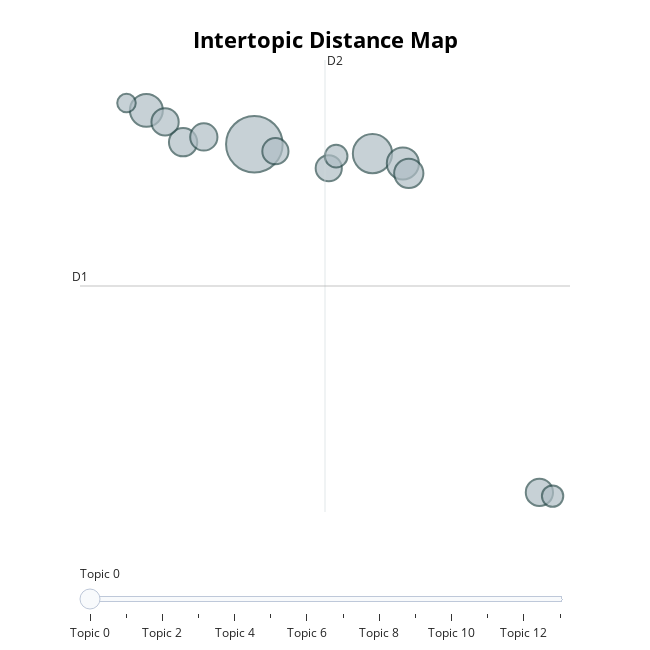
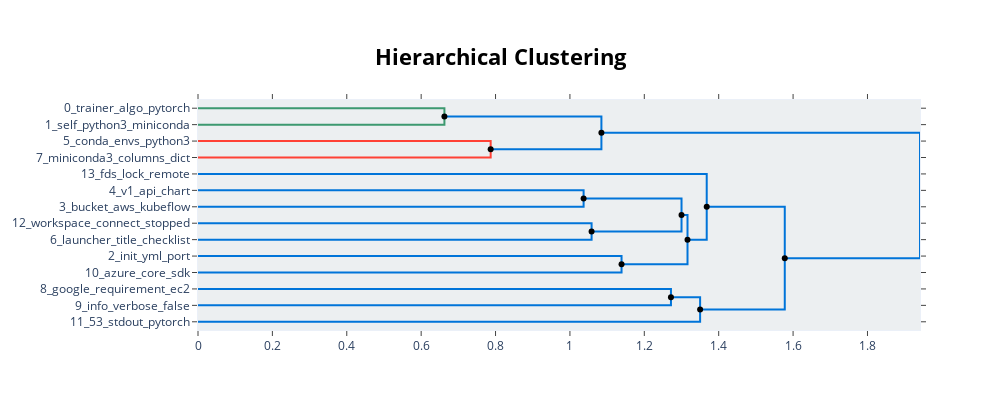
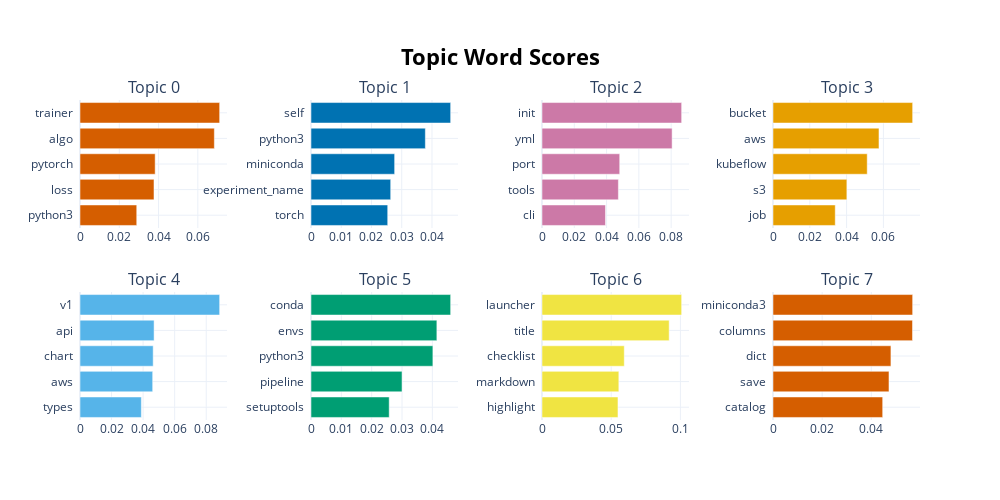

The code cell stored with these charts, in order, in its notebook:
### Code cell
from sentence_transformers import SentenceTransformer
from umap import UMAP
from hdbscan import HDBSCAN
from sklearn.feature_extraction.text import TfidfVectorizer
from bertopic.vectorizers import ClassTfidfTransformer
from bertopic import BERTopic

# Step 1 - Extract embeddings
embedding_model = SentenceTransformer("all-mpnet-base-v2")

# Step 2 - Reduce dimensionality
umap_model = UMAP(n_neighbors=15, n_components=5, min_dist=0.0, metric='cosine')

# Step 3 - Cluster reduced embeddings
hdbscan_model = HDBSCAN(min_cluster_size=5, metric='euclidean', cluster_selection_method='eom', prediction_data=True)

# Step 4 - Tokenize topics
vectorizer_model = TfidfVectorizer(min_df=3, stop_words="english")

# Step 5 - Create topic representation
ctfidf_model = ClassTfidfTransformer()

# All steps together
topic_model = BERTopic(
  embedding_model=embedding_model,    # Step 1 - Extract embeddings
  umap_model=umap_model,              # Step 2 - Reduce dimensionality
  hdbscan_model=hdbscan_model,        # Step 3 - Cluster reduced embeddings
  vectorizer_model=vectorizer_model,  # Step 4 - Tokenize topics
  ctfidf_model=ctfidf_model,          # Step 5 - Extract topic words
  diversity=0.5,                      # Step 6 - Diversify topic words
  verbose=True
)

df_issues = pd.read_json(os.path.join(path_labeling_issue, 'issues_preprocessed_with_code.json'))
topic_model = topic_model.fit(df_issues['Issue_content_preprocessed'].tolist())
topic_model.get_topic_info()
topic_model.visualize_topics()
topic_model.visualize_documents(df_issues['Issue_content_preprocessed'].tolist())
hierarchical_topics = topic_model.hierarchical_topics(df_issues['Issue_content_preprocessed'].tolist())
topic_model.visualize_hierarchy(hierarchical_topics=hierarchical_topics)
topic_model.visualize_barchart()
topic_model.visualize_heatmap()
topic_model.visualize_term_rank(log_scale=True)
topic_model.save(os.path.join(path_labeling_issue_native_code, 'topic_model'))

### Figure 1 — Plotly figure (JSON) as saved in the notebook; plotly's stock layout.template omitted (floating-point values rounded to 4 significant figures)
{"data": [{"customdata": [[0, "trainer | algo | pytorch | loss | python3", 56], [1, "self | python3 | miniconda | experiment_name | torch", 27], [2, "init | yml | port | tools | cli", 19], [3, "bucket | aws | kubeflow | s3 | job", 18], [4, "v1 | api | chart | aws | types", 15], [5, "conda | envs | python3 | pipeline | setuptools", 14], [6, "launcher | title | checklist | markdown | highlight", 13], [7, "miniconda3 | columns | dict | save | catalog", 13], [8, "google | requirement | ec2 | python3 | auth", 13], [9, "info | verbose | false | display | experiment_name", 12], [10, "azure | core | sdk | telemetry | artifacts", 12], [11, "53 | stdout | pytorch | org | torch", 9], [12, "workspace | connect | stopped | screenshots | instance", 8], [13, "fds | lock | remote | git | dagshub", 6]], "hovertemplate": "<b>Topic %{customdata[0]}</b><br>Words: %{customdata[1]}<br>Size: %{customdata[2]}", "legendgroup": "", "marker": {"color": "#B0BEC5", "line": {"color": "DarkSlateGrey", "width": 2}, "size": [56, 27, 19, 18, 15, 14, 13, 13, 13, 12, 12, 9, 8, 6], "sizemode": "area", "sizeref": 0.035, "symbol": "circle"}, "mode": "markers", "name": "", "orientation": "v", "showlegend": false, "type": "scatter", "x": [-2.445, -0.8596, -3.895, -0.4517, -0.3724, -3.402, 1.381, -3.644, -3.124, -2.163, -1.447, -1.348, 1.558, -4.162], "xaxis": "x", "y": [11.74, 11.29, 13.35, 10.82, 10.35, 11.83, -4.874, 12.8, 12.08, 11.4, 10.59, 11.17, -5.051, 13.7], "yaxis": "y"}], "layout": {"annotations": [{"showarrow": false, "text": "D1", "x": -4.786, "y": 4.973, "yshift": 10}, {"showarrow": false, "text": "D2", "x": -1.497, "xshift": 10, "y": 15.75}], "height": 650, "hoverlabel": {"bgcolor": "white", "font": {"family": "Rockwell", "size": 16}}, "legend": {"itemsizing": "constant", "tracegroupgap": 0}, "margin": {"t": 60}, "shapes": [{"line": {"color": "#CFD8DC", "width": 2}, "type": "line", "x0": -1.497, "x1": -1.497, "y0": -5.809, "y1": 15.75}, {"line": {"color": "#9E9E9E", "width": 2}, "type": "line", "x0": -4.786, "x1": 1.792, "y0": 4.973, "y1": 4.973}], "sliders": [{"active": 0, "pad": {"t": 50}, "steps": [{"args": [{"marker.color": [["red", "#B0BEC5", "#B0BEC5", "#B0BEC5", "#B0BEC5", "#B0BEC5", "#B0BEC5", "#B0BEC5", "#B0BEC5", "#B0BEC5", "#B0BEC5", "#B0BEC5", "#B0BEC5", "#B0BEC5"]]}], "label": "Topic 0", "method": "update"}, {"args": [{"marker.color": [["#B0BEC5", "red", "#B0BEC5", "#B0BEC5", "#B0BEC5", "#B0BEC5", "#B0BEC5", "#B0BEC5", "#B0BEC5", "#B0BEC5", "#B0BEC5", "#B0BEC5", "#B0BEC5", "#B0BEC5"]]}], "label": "Topic 1", "method": "update"}, {"args": [{"marker.color": [["#B0BEC5", "#B0BEC5", "red", "#B0BEC5", "#B0BEC5", "#B0BEC5", "#B0BEC5", "#B0BEC5", "#B0BEC5", "#B0BEC5", "#B0BEC5", "#B0BEC5", "#B0BEC5", "#B0BEC5"]]}], "label": "Topic 2", "method": "update"}, {"args": [{"marker.color": [["#B0BEC5", "#B0BEC5", "#B0BEC5", "red", "#B0BEC5", "#B0BEC5", "#B0BEC5", "#B0BEC5", "#B0BEC5", "#B0BEC5", "#B0BEC5", "#B0BEC5", "#B0BEC5", "#B0BEC5"]]}], "label": "Topic 3", "method": "update"}, {"args": [{"marker.color": [["#B0BEC5", "#B0BEC5", "#B0BEC5", "#B0BEC5", "red", "#B0BEC5", "#B0BEC5", "#B0BEC5", "#B0BEC5", "#B0BEC5", "#B0BEC5", "#B0BEC5", "#B0BEC5", "#B0BEC5"]]}], "label": "Topic 4", "method": "update"}, {"args": [{"marker.color": [["#B0BEC5", "#B0BEC5", "#B0BEC5", "#B0BEC5", "#B0BEC5", "red", "#B0BEC5", "#B0BEC5", "#B0BEC5", "#B0BEC5", "#B0BEC5", "#B0BEC5", "#B0BEC5", "#B0BEC5"]]}], "label": "Topic 5", "method": "update"}, {"args": [{"marker.color": [["#B0BEC5", "#B0BEC5", "#B0BEC5", "#B0BEC5", "#B0BEC5", "#B0BEC5", "red", "#B0BEC5", "#B0BEC5", "#B0BEC5", "#B0BEC5", "#B0BEC5", "#B0BEC5", "#B0BEC5"]]}], "label": "Topic 6", "method": "update"}, {"args": [{"marker.color": [["#B0BEC5", "#B0BEC5", "#B0BEC5", "#B0BEC5", "#B0BEC5", "#B0BEC5", "#B0BEC5", "red", "#B0BEC5", "#B0BEC5", "#B0BEC5", "#B0BEC5", "#B0BEC5", "#B0BEC5"]]}], "label": "Topic 7", "method": "update"}, {"args": [{"marker.color": [["#B0BEC5", "#B0BEC5", "#B0BEC5", "#B0BEC5", "#B0BEC5", "#B0BEC5", "#B0BEC5", "#B0BEC5", "red", "#B0BEC5", "#B0BEC5", "#B0BEC5", "#B0BEC5", "#B0BEC5"]]}], "label": "Topic 8", "method": "update"}, {"args": [{"marker.color": [["#B0BEC5", "#B0BEC5", "#B0BEC5", "#B0BEC5", "#B0BEC5", "#B0BEC5", "#B0BEC5", "#B0BEC5", "#B0BEC5", "red", "#B0BEC5", "#B0BEC5", "#B0BEC5", "#B0BEC5"]]}], "label": "Topic 9", "method": "update"}, {"args": [{"marker.color": [["#B0BEC5", "#B0BEC5", "#B0BEC5", "#B0BEC5", "#B0BEC5", "#B0BEC5", "#B0BEC5", "#B0BEC5", "#B0BEC5", "#B0BEC5", "red", "#B0BEC5", "#B0BEC5", "#B0BEC5"]]}], "label": "Topic 10", "method": "update"}, {"args": [{"marker.color": [["#B0BEC5", "#B0BEC5", "#B0BEC5", "#B0BEC5", "#B0BEC5", "#B0BEC5", "#B0BEC5", "#B0BEC5", "#B0BEC5", "#B0BEC5", "#B0BEC5", "red", "#B0BEC5", "#B0BEC5"]]}], "label": "Topic 11", "method": "update"}, {"args": [{"marker.color": [["#B0BEC5", "#B0BEC5", "#B0BEC5", "#B0BEC5", "#B0BEC5", "#B0BEC5", "#B0BEC5", "#B0BEC5", "#B0BEC5", "#B0BEC5", "#B0BEC5", "#B0BEC5", "red", "#B0BEC5"]]}], "label": "Topic 12", "method": "update"}, {"args": [{"marker.color": [["#B0BEC5", "#B0BEC5", "#B0BEC5", "#B0BEC5", "#B0BEC5", "#B0BEC5", "#B0BEC5", "#B0BEC5", "#B0BEC5", "#B0BEC5", "#B0BEC5", "#B0BEC5", "#B0BEC5", "red"]]}], "label": "Topic 13", "method": "update"}]}], "title": {"font": {"color": "Black", "size": 22}, "text": "<b>Intertopic Distance Map", "x": 0.5, "xanchor": "center", "y": 0.95, "yanchor": "top"}, "width": 650, "xaxis": {"anchor": "y", "domain": [0, 1], "range": [-4.786, 1.792], "title": {"text": ""}, "visible": false}, "yaxis": {"anchor": "x", "domain": [0, 1], "range": [-5.809, 15.75], "title": {"text": ""}, "visible": false}}}

### Figure 2 — Plotly figure (JSON) as saved in the notebook; plotly's stock layout.template omitted (floating-point values rounded to 4 significant figures)
{"data": [{"hoverinfo": "text", "marker": {"color": "rgb(61,153,112)"}, "mode": "lines", "text": ["launcher_title_checklist_markdown_highlight", "", "", "init_yml_port_tools_cli"], "type": "scatter", "x": [0, 0.6625, 0.6625, 0], "xaxis": "x", "y": [-5, -5, -15, -15], "yaxis": "y"}, {"hoverinfo": "text", "marker": {"color": "rgb(255,65,54)"}, "mode": "lines", "text": ["yml_ui_bug_https_checklist", "", "", "azure_core_sdk_telemetry_artifacts"], "type": "scatter", "x": [0, 0.7869, 0.7869, 0], "xaxis": "x", "y": [-25, -25, -35, -35], "yaxis": "y"}, {"hoverinfo": "text", "marker": {"color": "rgb(0,116,217)"}, "mode": "lines", "text": ["fds_lock_remote_git_dagshub", "", "", "cli_azure_title_yml_bug"], "type": "scatter", "x": [0.6625, 1.085, 1.085, 0.7869], "xaxis": "x", "y": [-10, -10, -30, -30], "yaxis": "y"}, {"hoverinfo": "text", "marker": {"color": "rgb(0,116,217)"}, "mode": "lines", "text": ["workspace_connect_stopped_screenshots_instance", "", "", "bucket_aws_kubeflow_s3_job"], "type": "scatter", "x": [0, 1.037, 1.037, 0], "xaxis": "x", "y": [-55, -55, -65, -65], "yaxis": "y"}, {"hoverinfo": "text", "marker": {"color": "rgb(0,116,217)"}, "mode": "lines", "text": ["workspace_aws_bucket_connect_kubeflow", "", "", "v1_api_chart_aws_types"], "type": "scatter", "x": [0, 1.058, 1.058, 0], "xaxis": "x", "y": [-75, -75, -85, -85], "yaxis": "y"}, {"hoverinfo": "text", "marker": {"color": "rgb(0,116,217)"}, "mode": "lines", "text": ["fds_azure_title_dagshub_yml", "", "", "aws_workspace_kubeflow_bucket_tool"], "type": "scatter", "x": [1.037, 1.3, 1.3, 1.058], "xaxis": "x", "y": [-60, -60, -80, -80], "yaxis": "y"}, {"hoverinfo": "text", "marker": {"color": "rgb(0,116,217)"}, "mode": "lines", "text": ["miniconda3_columns_dict_save_catalog", "", "", "conda_envs_python3_pipeline_setuptools"], "type": "scatter", "x": [0, 1.139, 1.139, 0], "xaxis": "x", "y": [-95, -95, -105, -105], "yaxis": "y"}, {"hoverinfo": "text", "marker": {"color": "rgb(0,116,217)"}, "mode": "lines", "text": ["self_python3_miniconda_experiment_name_torch", "", "", "trainer_algo_pytorch_loss_python3"], "type": "scatter", "x": [1.3, 1.316, 1.316, 1.139], "xaxis": "x", "y": [-70, -70, -100, -100], "yaxis": "y"}, {"hoverinfo": "text", "marker": {"color": "rgb(0,116,217)"}, "mode": "lines", "text": ["miniconda3_envs_site_conda_python", "", "", "self_trainer_python3_pytorch_lightning_torch"], "type": "scatter", "x": [0, 1.368, 1.368, 1.316], "xaxis": "x", "y": [-45, -45, -85, -85], "yaxis": "y"}, {"hoverinfo": "text", "marker": {"color": "rgb(0,116,217)"}, "mode": "lines", "text": ["info_verbose_false_display_experiment_name", "", "", "google_requirement_ec2_python3_auth"], "type": "scatter", "x": [0, 1.272, 1.272, 0], "xaxis": "x", "y": [-115, -115, -125, -125], "yaxis": "y"}, {"hoverinfo": "text", "marker": {"color": "rgb(0,116,217)"}, "mode": "lines", "text": ["53_stdout_pytorch_org_torch", "", "", "br_2020_google_requirement_verbose"], "type": "scatter", "x": [1.272, 1.35, 1.35, 0], "xaxis": "x", "y": [-120, -120, -135, -135], "yaxis": "y"}, {"hoverinfo": "text", "marker": {"color": "rgb(0,116,217)"}, "mode": "lines", "text": ["python3_line_file_packages_site", "", "", "stdout_09_pytorch_google_py3"], "type": "scatter", "x": [1.368, 1.578, 1.578, 1.35], "xaxis": "x", "y": [-65, -65, -127.5, -127.5], "yaxis": "y"}, {"hoverinfo": "text", "marker": {"color": "rgb(0,116,217)"}, "mode": "lines", "text": ["cli_fds_workspace_bug_azure", "", "", "python3_br_envs_line_file"], "type": "scatter", "x": [1.085, 1.941, 1.941, 1.578], "xaxis": "x", "y": [-20, -20, -96.25, -96.25], "yaxis": "y"}, {"hoverinfo": "text", "hovertext": ["fds_lock_remote_git_dagshub", "fds_azure_title_dagshub_yml", "self_python3_miniconda_experiment_name_torch", "53_stdout_pytorch_org_torch", "python3_line_file_packages_site", "cli_fds_workspace_bug_azure"], "marker": {"color": "black"}, "mode": "markers", "showlegend": false, "type": "scatter", "x": [0.6625, 1.037, 1.3, 1.272, 1.368, 1.085], "y": [-10, -60, -70, -120, -65, -20]}, {"hoverinfo": "text", "hovertext": ["cli_azure_title_yml_bug", "aws_workspace_kubeflow_bucket_tool", "trainer_algo_pytorch_loss_python3", "self_trainer_python3_pytorch_lightning_torch", "stdout_09_pytorch_google_py3", "python3_br_envs_line_file"], "marker": {"color": "black"}, "mode": "markers", "showlegend": false, "type": "scatter", "x": [0.7869, 1.058, 1.139, 1.316, 1.35, 1.578], "y": [-30, -80, -100, -85, -127.5, -96.25]}], "layout": {"autosize": false, "height": 410, "hoverlabel": {"bgcolor": "white", "font": {"family": "Rockwell", "size": 16}}, "hovermode": "closest", "plot_bgcolor": "#ECEFF1", "showlegend": false, "title": {"font": {"color": "Black", "size": 22}, "text": "<b>Hierarchical Clustering", "x": 0.5, "xanchor": "center", "yanchor": "top"}, "width": 1000, "xaxis": {"mirror": "allticks", "rangemode": "tozero", "showgrid": false, "showline": true, "showticklabels": true, "ticks": "outside", "type": "linear", "zeroline": false}, "yaxis": {"mirror": "allticks", "range": [-140, 0], "rangemode": "tozero", "showgrid": false, "showline": true, "showticklabels": true, "tickmode": "array", "ticks": "outside", "ticktext": ["0_trainer_algo_pytorch", "1_self_python3_miniconda", "5_conda_envs_python3", "7_miniconda3_columns_dict", "13_fds_lock_remote", "4_v1_api_chart", "3_bucket_aws_kubeflow", "12_workspace_connect_stopped", "6_launcher_title_checklist", "2_init_yml_port", "10_azure_core_sdk", "8_google_requirement_ec2", "9_info_verbose_false", "11_53_stdout_pytorch"], "tickvals": [-5, -15, -25, -35, -45, -55, -65, -75, -85, -95, -105, -115, -125, -135], "type": "linear", "zeroline": false}}}

### Figure 3 — Plotly figure (JSON) as saved in the notebook; plotly's stock layout.template omitted (floating-point values rounded to 4 significant figures)
{"data": [{"marker": {"color": "#D55E00"}, "orientation": "h", "type": "bar", "x": [0.02889, 0.03768, 0.03828, 0.06842, 0.07112], "xaxis": "x", "y": ["python3  ", "loss  ", "pytorch  ", "algo  ", "trainer  "], "yaxis": "y"}, {"marker": {"color": "#0072B2"}, "orientation": "h", "type": "bar", "x": [0.02536, 0.02635, 0.02765, 0.03781, 0.04617], "xaxis": "x2", "y": ["torch  ", "experiment_name  ", "miniconda  ", "python3  ", "self  "], "yaxis": "y2"}, {"marker": {"color": "#CC79A7"}, "orientation": "h", "type": "bar", "x": [0.03932, 0.04731, 0.04814, 0.08061, 0.08651], "xaxis": "x3", "y": ["cli  ", "tools  ", "port  ", "yml  ", "init  "], "yaxis": "y3"}, {"marker": {"color": "#E69F00"}, "orientation": "h", "type": "bar", "x": [0.03383, 0.04014, 0.05121, 0.0576, 0.0759], "xaxis": "x4", "y": ["job  ", "s3  ", "kubeflow  ", "aws  ", "bucket  "], "yaxis": "y4"}, {"marker": {"color": "#56B4E9"}, "orientation": "h", "type": "bar", "x": [0.03888, 0.04606, 0.04638, 0.04695, 0.0885], "xaxis": "x5", "y": ["types  ", "aws  ", "chart  ", "api  ", "v1  "], "yaxis": "y5"}, {"marker": {"color": "#009E73"}, "orientation": "h", "type": "bar", "x": [0.02578, 0.03001, 0.04018, 0.04149, 0.04603], "xaxis": "x6", "y": ["setuptools  ", "pipeline  ", "python3  ", "envs  ", "conda  "], "yaxis": "y6"}, {"marker": {"color": "#F0E442"}, "orientation": "h", "type": "bar", "x": [0.05489, 0.05552, 0.05945, 0.09189, 0.1009], "xaxis": "x7", "y": ["highlight  ", "markdown  ", "checklist  ", "title  ", "launcher  "], "yaxis": "y7"}, {"marker": {"color": "#D55E00"}, "orientation": "h", "type": "bar", "x": [0.04464, 0.04721, 0.048, 0.05679, 0.05684], "xaxis": "x8", "y": ["catalog  ", "save  ", "dict  ", "columns  ", "miniconda3  "], "yaxis": "y8"}], "layout": {"annotations": [{"font": {"size": 16}, "showarrow": false, "text": "Topic 0", "x": 0.0875, "xanchor": "center", "xref": "paper", "y": 1, "yanchor": "bottom", "yref": "paper"}, {"font": {"size": 16}, "showarrow": false, "text": "Topic 1", "x": 0.3625, "xanchor": "center", "xref": "paper", "y": 1, "yanchor": "bottom", "yref": "paper"}, {"font": {"size": 16}, "showarrow": false, "text": "Topic 2", "x": 0.6375, "xanchor": "center", "xref": "paper", "y": 1, "yanchor": "bottom", "yref": "paper"}, {"font": {"size": 16}, "showarrow": false, "text": "Topic 3", "x": 0.9125, "xanchor": "center", "xref": "paper", "y": 1, "yanchor": "bottom", "yref": "paper"}, {"font": {"size": 16}, "showarrow": false, "text": "Topic 4", "x": 0.0875, "xanchor": "center", "xref": "paper", "y": 0.4, "yanchor": "bottom", "yref": "paper"}, {"font": {"size": 16}, "showarrow": false, "text": "Topic 5", "x": 0.3625, "xanchor": "center", "xref": "paper", "y": 0.4, "yanchor": "bottom", "yref": "paper"}, {"font": {"size": 16}, "showarrow": false, "text": "Topic 6", "x": 0.6375, "xanchor": "center", "xref": "paper", "y": 0.4, "yanchor": "bottom", "yref": "paper"}, {"font": {"size": 16}, "showarrow": false, "text": "Topic 7", "x": 0.9125, "xanchor": "center", "xref": "paper", "y": 0.4, "yanchor": "bottom", "yref": "paper"}], "height": 500, "hoverlabel": {"bgcolor": "white", "font": {"family": "Rockwell", "size": 16}}, "showlegend": false, "title": {"font": {"color": "Black", "size": 22}, "text": "<b>Topic Word Scores", "x": 0.5, "xanchor": "center", "yanchor": "top"}, "width": 1000, "xaxis": {"anchor": "y", "domain": [0, 0.175], "showgrid": true}, "xaxis2": {"anchor": "y2", "domain": [0.275, 0.45], "showgrid": true}, "xaxis3": {"anchor": "y3", "domain": [0.55, 0.725], "showgrid": true}, "xaxis4": {"anchor": "y4", "domain": [0.825, 1], "showgrid": true}, "xaxis5": {"anchor": "y5", "domain": [0, 0.175], "showgrid": true}, "xaxis6": {"anchor": "y6", "domain": [0.275, 0.45], "showgrid": true}, "xaxis7": {"anchor": "y7", "domain": [0.55, 0.725], "showgrid": true}, "xaxis8": {"anchor": "y8", "domain": [0.825, 1], "showgrid": true}, "yaxis": {"anchor": "x", "domain": [0.6, 1], "showgrid": true}, "yaxis2": {"anchor": "x2", "domain": [0.6, 1], "showgrid": true}, "yaxis3": {"anchor": "x3", "domain": [0.6, 1], "showgrid": true}, "yaxis4": {"anchor": "x4", "domain": [0.6, 1], "showgrid": true}, "yaxis5": {"anchor": "x5", "domain": [0, 0.4], "showgrid": true}, "yaxis6": {"anchor": "x6", "domain": [0, 0.4], "showgrid": true}, "yaxis7": {"anchor": "x7", "domain": [0, 0.4], "showgrid": true}, "yaxis8": {"anchor": "x8", "domain": [0, 0.4], "showgrid": true}}}
